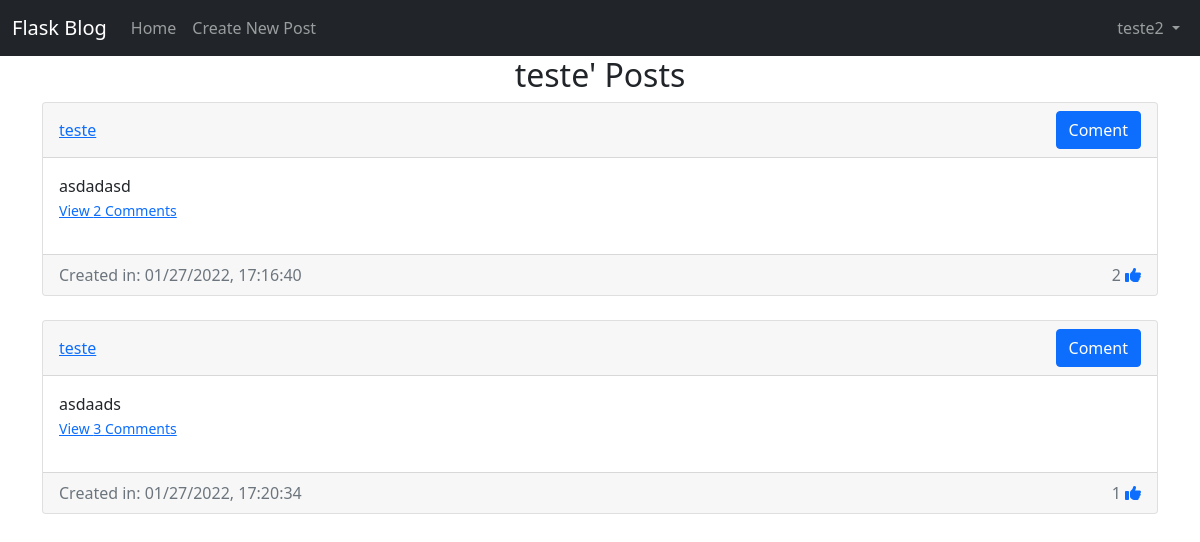
The app's page /posts/teste (signed in) with its own data.
### website/models.py (models this page shows)
class User(db.Model, UserMixin):
    id = db.Column(db.Integer, primary_key = True)
    email = db.Column(db.String(150), unique = True)
    username = db.Column(db.String(100), unique = True)
    password = db.Column(db.String(100))
    date_created = db.Column(db.DateTime, default = datetime.utcnow)
    posts = db.relationship('Post', backref="user", passive_deletes = True)
    comments = db.relationship('Comment', backref="user", passive_deletes = True)
    likes = db.relationship('Like', backref="user", passive_deletes = True)

class Post(db.Model):
    id = db.Column(db.Integer, primary_key = True)
    text = db.Column(db.Text, nullable = False)
    date_created = db.Column(db.DateTime, default = datetime.utcnow)
    author = db.Column(db.Integer, db.ForeignKey('user.id', ondelete='CASCADE'), nullable = False)
    comments = db.relationship('Comment', backref="post", passive_deletes=True)
    likes = db.relationship('Like', backref="post", passive_deletes=True)

### website/views.py (the view)
@views.route("/posts/<username>")
@login_required
def view_posts(username):
    user = User.query.filter_by(username=username).first()
    if not user:
        flash("User not found!", category='error')
        return redirect(url_for('views.home'))
    else:
        return render_template("posts.html.j2", user=current_user, posts=user.posts, username=username)

### website/__init__.py (called while the page is built)
def create_app():
    app = Flask(__name__)
    app.config['SECRET_KEY'] = "SUPERSECRET"
    app.config['SQLALCHEMY_DATABASE_URI'] = f'sqlite:///{DB_NAME}'
    db.init_app(app)
    from .views import views
    app.register_blueprint(views, url_prefix="/")
    from .auth import auth
    app.register_blueprint(auth, url_prefix="/")
    from .models import User, Post, Comment, Like
    create_database(app)
    login_manager = LoginManager()
    login_manager.login_view = "auth.login"
    login_manager.init_app(app)
    @login_manager.user_loader
    def load_user(id):
        return User.query.get(int(id))
    return app

### website/templates/posts.html.j2 (shortened to what this page needs)
{% extends "posts-div.html.j2" %}
{% block header %}{{username}}' Posts{% endblock header %}

### website/templates/posts-div.html.j2 (shortened to what this page needs)
{% extends "base.html.j2" %}
{% block content %}
<h2 align='center'>{% block header %}Posts{% endblock %}</h1>
    <div id='posts'>
        {% for post in posts %}
            <div class='card'>
                <div class="card-header d-flex justify-content-between align-items-center">
                    <a href="/posts/{{post.user.username}}">{{post.user.username}}</a>
                    <div>
                        <div class="btn-group">
                            <a href="/create-comment/{{post.id}}" class="btn btn-primary">Coment</a>
                        </div>
                    </div>
                </div>
                <div class="card-body">
                    <div class="card-text"><p class="card-text">{{post.text}}</p></div>
                        <p>
                        {% if post.comments|length %}
                            <a data-bs-toggle="collapse" href="#comments-{{post.id}}" aria-expanded="false" aria-controls="colapse-comments-{{post.id}}"><small>View {{post.comments|length}} Comments</small></a>
                        {% else %}
                            <small class="text-mutted">No Comments</small>
                        {% endif %}
                        </p>
                </div>
                    <div class="card-footer text-muted d-flex justify-content-between align-items-center">
                        Created in: {{post.date_created.strftime("%m/%d/%Y, %H:%M:%S")}}
                        <div>
                            {{post.likes|length}}
                            {% if user.id in post.likes|map(attribute="author")|list %}
                                <a href="/like-post/{{post.id}}"> <i class="fas fa-thumbs-up" id="like-button-{{post.id}}"></i></a>
                            {% else %}
                                <a href="/like-post/{{post.id}}"> <i class="far fa-thumbs-up" id="like-button-{{post.id}}"></i></a>
                            {% endif %}
                        </div>
                    </div>
            </div>
            <br/>
        {% endfor %}
    </div>
    <br/>
{% endblock content %}

### website/templates/base.html.j2 (shortened to what this page needs)
<!DOCTYPE html>
<html lang="en">
<head>
    <link href="https://cdn.jsdelivr.net/npm/bootstrap@5.1.3/dist/css/bootstrap.min.css" rel="stylesheet">
</head>
<body>
    <nav class="navbar navbar-expand-md navbar-dark bg-dark">
        <div class="container-fluid">
            <a class="navbar-brand mr-4" href="/">Flask Blog</a>
            <div class="collapse navbar-collapse" id="navbar">
                <div class="navbar-nav me-auto mb-2 mb-lg-0">
                    <a href="/home" class="nav-item nav-link">Home</a>
                    {% if user.is_authenticated %}
                        <a href="/create-post" class="nav-item nav-link">Create New Post</a>
                    {% endif %}
                </div>
                <div class="navbar-nav">
                    {% if user.is_authenticated %}
                        <li class="nav-item dropdown">
                            <a class="nav-link dropdown-toggle" href="#" id="navbarDropdown" role="button" data-bs-toggle="dropdown" aria-expanded="false"> {{user.username}} </a>
                        </li>
                    {% else %}
                        <a href="/login" class="nav-item nav-link">Login</a>
                        <a href="/sign-up" class="nav-item nav-link">Sign Up</a>
                    {% endif %}
                </div>
            </div>
        </div>
    </nav>
    <div class="container">
        {% block content %}{% endblock %}
    </div>
</body>
</html>

### records on screen
User: username "teste2"
User: username "teste"
Post: user.username "teste", text "asdadasd", comments|length "2", date_created "01/27/2022, 17:16:40", likes|length "2"
Post: user.username "teste", text "asdaads", comments|length "3", date_created "01/27/2022, 17:20:34", likes|length "1"
